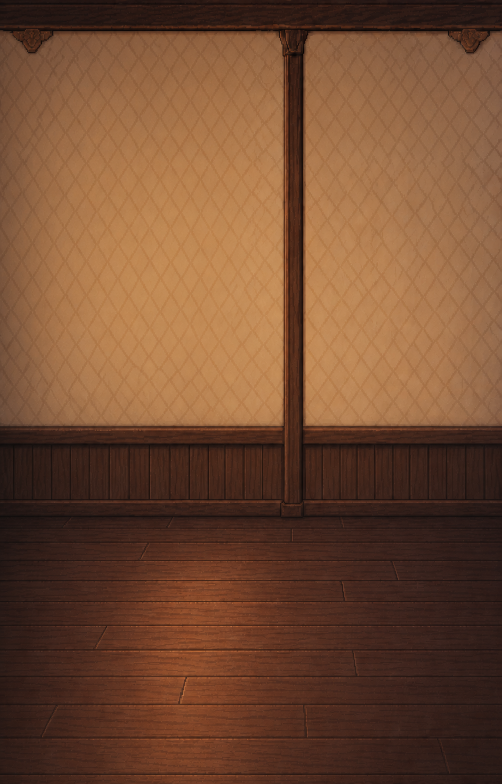
#> input picture docs/assets/room-layer-sources/v1/empty-room-background-source.png, 1003 x 1568 px (shown at 1/2 size)
$ python prepareRoomLayerDrafts.py
#> lines starting #> are read from the running program, lines starting #| are printed output that depends on the picture
"""Prepare approved room-layer sources for the 640x800 runtime canvas."""

from pathlib import Path
from PIL import Image, ImageDraw, ImageOps


# Some bundled Windows Python builds decode a Korean script path through the
# active code page. Prefer the caller's project cwd (the documented invocation
# is from the repository root), while retaining a safe direct-run fallback.
ROOT = Path.cwd() if (Path.cwd() / "package.json").exists() else Path(__file__).resolve().parents[1]
SOURCE_DIR = ROOT / "docs" / "assets" / "room-layer-sources" / "v1"
SOURCE_DIR_V2 = ROOT / "docs" / "assets" / "room-layer-sources" / "v2"
OUTPUT_DIR = ROOT / "public" / "sprites" / "room" / "default-night"
PREVIEW_DIR = ROOT / "docs" / "assets" / "room-layer-drafts" / "v1"
CANVAS_SIZE = (640, 800)


def cover_to_canvas(source: Image.Image) -> Image.Image:
    """Match FullSceneRoomRenderer's object-cover/object-center crop."""
    return ImageOps.fit(
        source.convert("RGBA"),
        CANVAS_SIZE,
        method=Image.Resampling.NEAREST,
        centering=(0.5, 0.5),
    )


def place_object(source: Image.Image, box: tuple[int, int, int, int]) -> Image.Image:
    """Crop transparent padding, contain the object in `box`, and keep pixel edges crisp."""
    source = source.convert("RGBA")
    alpha_box = source.getchannel("A").getbbox()
    if alpha_box is None:
        raise ValueError("Room object source has no visible pixels")
    cropped = source.crop(alpha_box)
    x0, y0, x1, y1 = box
    fitted = ImageOps.contain(
        cropped,
        (x1 - x0, y1 - y0),
        method=Image.Resampling.NEAREST,
    )
    canvas = Image.new("RGBA", CANVAS_SIZE, (0, 0, 0, 0))
    x = x0 + ((x1 - x0) - fitted.width) // 2
    y = y1 - fitted.height
    canvas.alpha_composite(fitted, (x, y))
    return canvas


# [12 lines left out: function sheet_quadrant, not called in this run]


def sheet_half(source: Image.Image, column: int) -> Image.Image:
    half_width = source.width // 2
    return source.crop((column * half_width, 0, (column + 1) * half_width, source.height))


# [32 lines left out: functions harden_pixel_alpha, make_lighting_layers, not called in this run]


def main() -> None:
    OUTPUT_DIR.mkdir(parents=True, exist_ok=True)
    PREVIEW_DIR.mkdir(parents=True, exist_ok=True)
    background_source = Image.open(SOURCE_DIR / "empty-room-background-source.png")
#> background_source is the input picture: PIL image 1003x1568 RGB; mean R, G, B 114.7, 75.5, 50.4
    background = cover_to_canvas(background_source)
#> in cover_to_canvas, `return ImageOps.fit( source.convert("RGBA"), CANVAS_SIZE, method=Image..`:
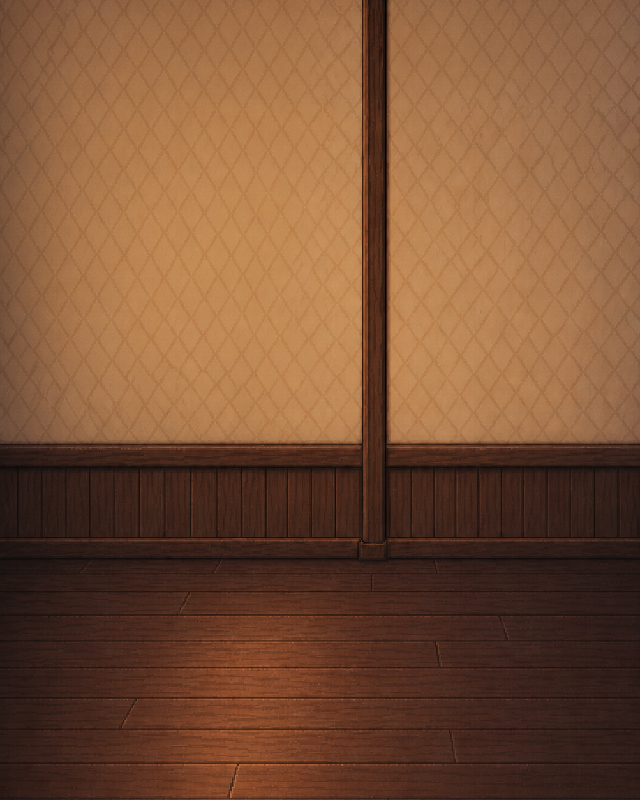
#> returned value: PIL image 640x800 RGBA; mean R, G, B, A 122.2, 81.3, 53.9, 255
    output = OUTPUT_DIR / "background.png"
    background.save(output, format="PNG")
    print(f"Wrote {output} ({background.width}x{background.height}, {background.mode})")
#| Wrote public/sprites/room/default-night/background.png (640x800, RGBA)

    full_canvas_layers = {
        "window-night.png": "window-night-alpha.png",
        "shelf.png": "shelf-alpha.png",
        "rug.png": "rug-alpha.png",
    }
    prepared_layers: dict[str, Image.Image] = {}
    for output_name, source_name in full_canvas_layers.items():
        layer_source = Image.open(SOURCE_DIR / source_name).convert("RGBA")
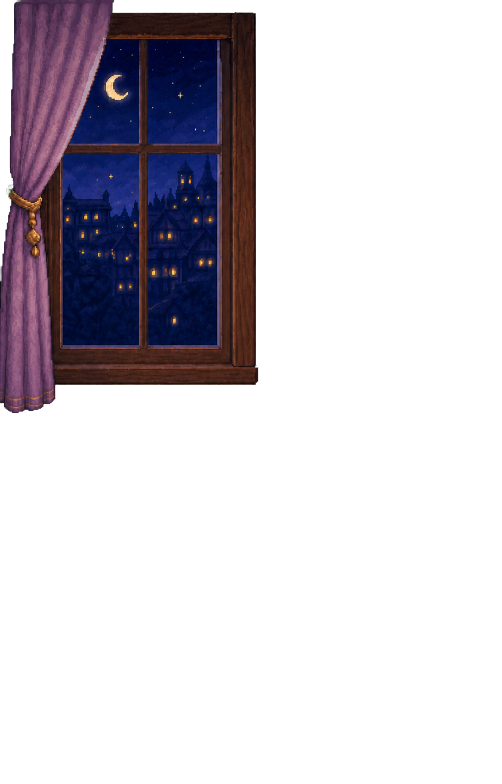
#> input picture docs/assets/room-layer-sources/v1/window-night-alpha.png, 1003 x 1568 px (shown at 1/2 size)
#> layer_source is the input picture: PIL image 1003x1568 RGBA; mean R, G, B, A 13.7, 9.8, 16.4, 61.7
        layer = cover_to_canvas(layer_source)
#> in cover_to_canvas (call 2), `return ImageOps.fit( source.convert("RGBA"), CANVAS_SIZE, method=Image..`:
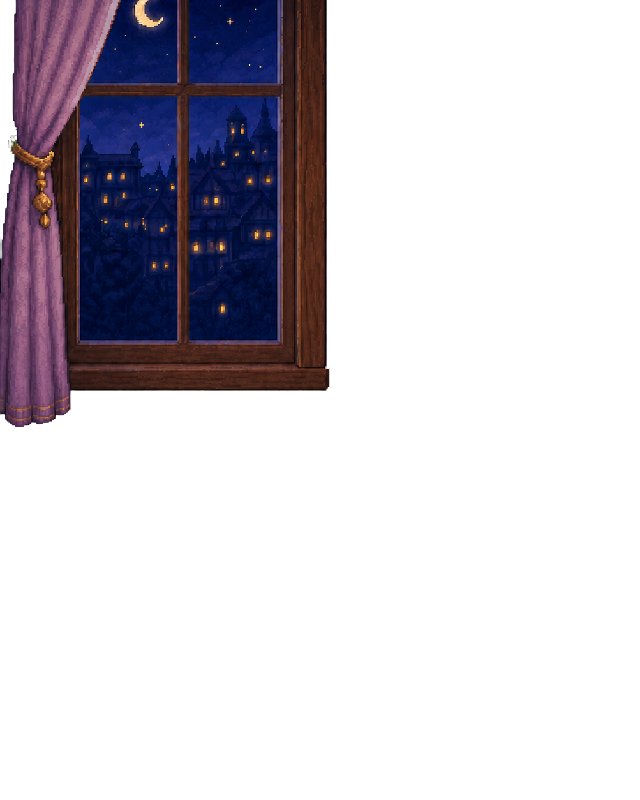
#> returned value: PIL image 640x800 RGBA; mean R, G, B, A 13.8, 10.1, 17, 63.2; transparent parts drawn white
        layer_output = OUTPUT_DIR / output_name
        layer.save(layer_output, format="PNG")
        prepared_layers[output_name] = layer
        print(f"Wrote {layer_output} ({layer.width}x{layer.height}, {layer.mode})")
#| Wrote public/sprites/room/default-night/window-night.png (640x800, RGBA)
#> pass 2 of the loop in main, `for output_name, source_name in full_canvas_layers.items():`:
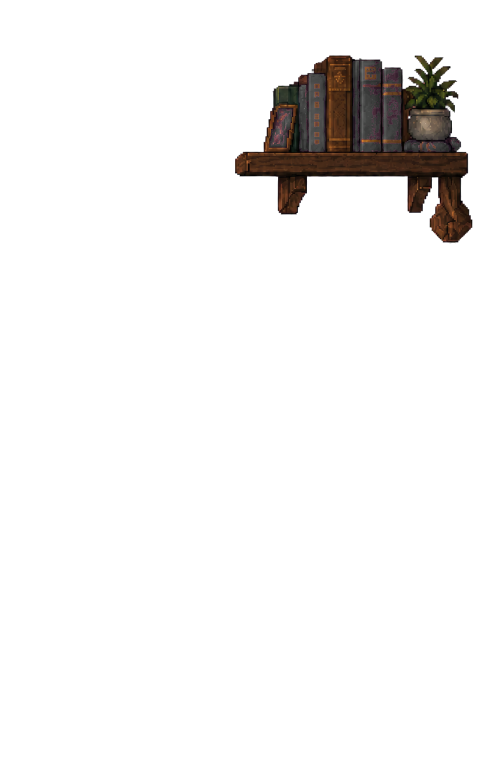
#> input picture docs/assets/room-layer-sources/v1/shelf-alpha.png, 1003 x 1568 px (shown at 1/2 size)
#> in main, layer_source is the input picture: PIL image 1003x1568 RGBA; mean R, G, B, A 3.6, 2.6, 1.9, 15.4
#| Wrote public/sprites/room/default-night/shelf.png (640x800, RGBA)
#> pass 3 of the loop in main, `for output_name, source_name in full_canvas_layers.items():`:
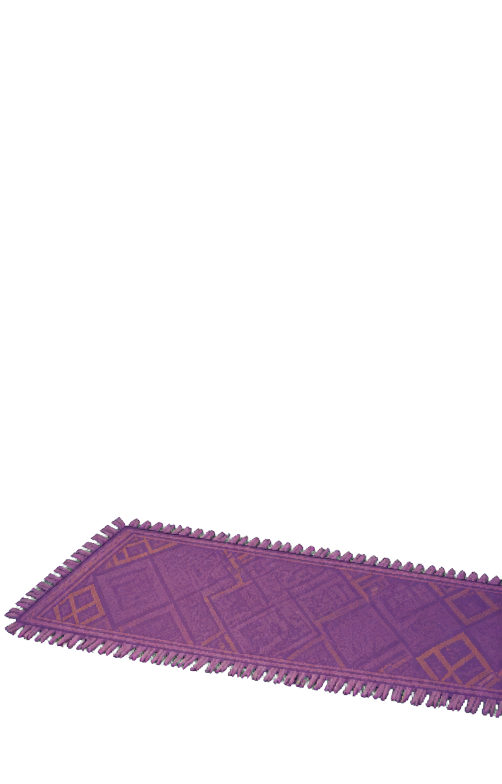
#> input picture docs/assets/room-layer-sources/v1/rug-alpha.png, 1003 x 1568 px (shown at 1/2 size)
#> in main, layer_source is the input picture: PIL image 1003x1568 RGBA; mean R, G, B, A 20.6, 12.5, 19.9, 39.9
#> in cover_to_canvas (call 4), `return ImageOps.fit( source.convert("RGBA"), CANVAS_SIZE, method=Image..`:
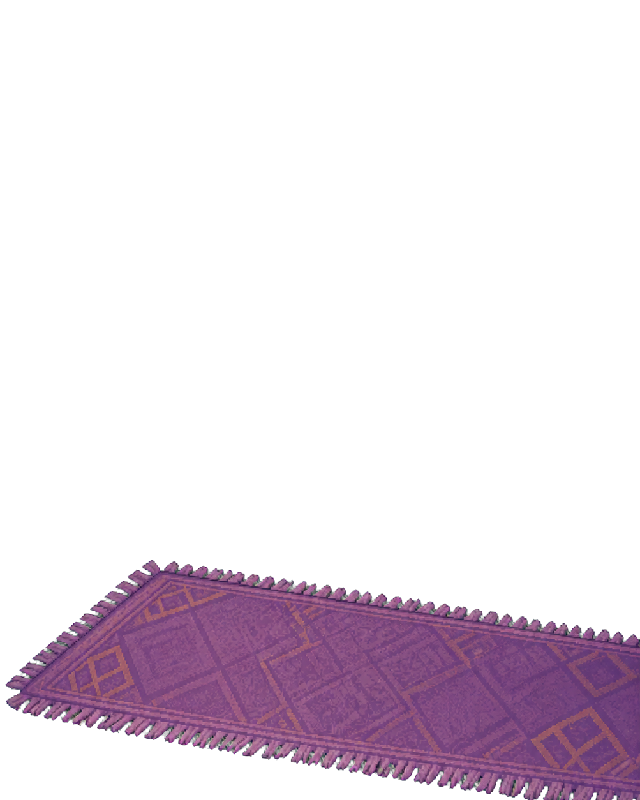
#> returned value: PIL image 640x800 RGBA; mean R, G, B, A 25.6, 15.5, 24.8, 49.6; transparent parts drawn white
#| Wrote public/sprites/room/default-night/rug.png (640x800, RGBA)

    object_layers = {
        # The chair belongs behind the avatar. Its seat deliberately reaches
        # behind the desk so no lower-body seam is visible.
        "desk-back.png": ("desk-back-chair-alpha.png", (285, 205, 515, 655)),
        # Both state variants start from the same approved desk art. Keeping
        # separate files preserves the manifest's state contract and allows a
        # study-specific redraw later without touching renderer code.
        "desk-front.png": ("desk-front-alpha.png", (5, 395, 635, 745)),
        "desk-front-study.png": ("desk-front-alpha.png", (5, 395, 635, 745)),
    }
    for output_name, (source_name, box) in object_layers.items():
        layer = place_object(Image.open(SOURCE_DIR / source_name), box)
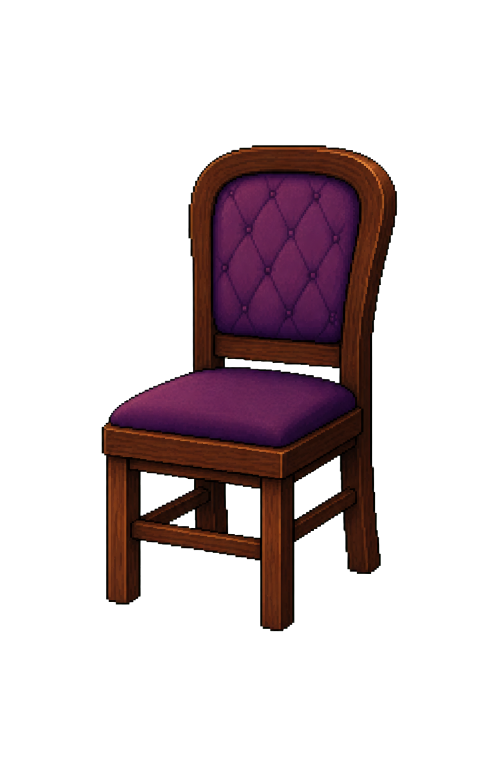
#> input picture docs/assets/room-layer-sources/v1/desk-back-chair-alpha.png, 1003 x 1568 px (shown at 1/2 size)
#> in place_object, source is the input picture: PIL image 1003x1568 RGBA; mean R, G, B, A 15.8, 6.1, 8.2, 55.9
#> in place_object, `alpha_box = source.getchannel("A").getbbox()`: alpha_box = (203, 290, 795, 1263)
#> in place_object, `cropped = source.crop(alpha_box)`:
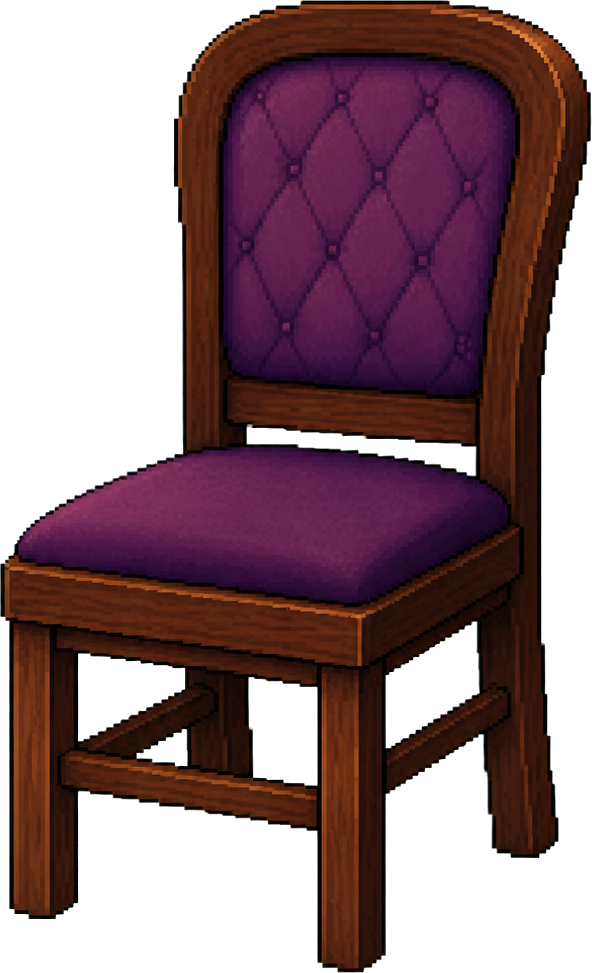
#> cropped: PIL image 592x973 RGBA; mean R, G, B, A 43.2, 16.5, 22.3, 152.7; transparent parts drawn white
#> in place_object, `fitted = ImageOps.contain( cropped, (x1 - x0, y1 - y0), method=Image.R..`:
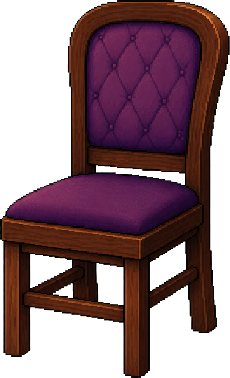
#> fitted: PIL image 230x378 RGBA; mean R, G, B, A 43.1, 16.5, 22.3, 152.8; transparent parts drawn white
#> in place_object, `canvas = Image.new("RGBA", CANVAS_SIZE, (0, 0, 0, 0))`: canvas: PIL image 640x800 RGBA; every value is 0
#> in place_object, `canvas.alpha_composite(fitted, (x, y))`:
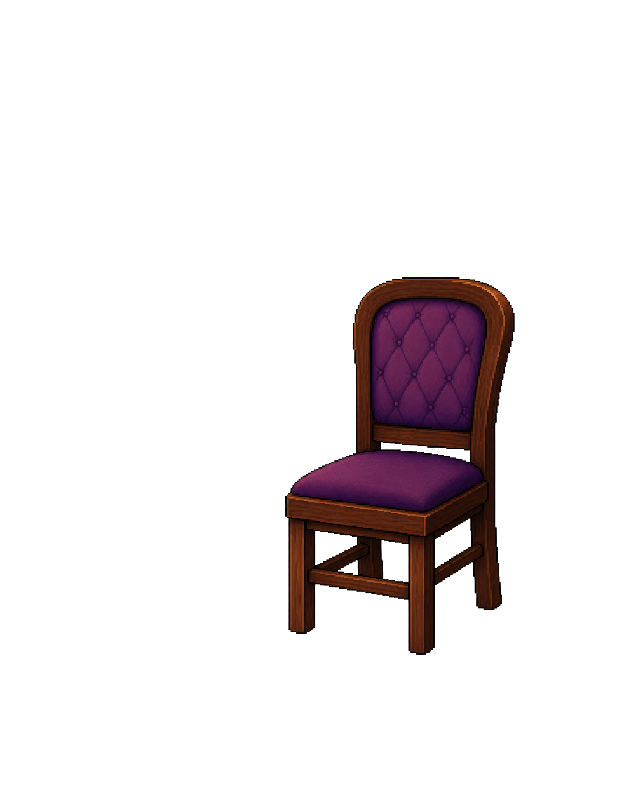
#> canvas: PIL image 640x800 RGBA; mean R, G, B, A 7.3, 2.8, 3.8, 25.9; transparent parts drawn white
        layer_output = OUTPUT_DIR / output_name
        layer.save(layer_output, format="PNG")
        prepared_layers[output_name] = layer
        print(f"Wrote {layer_output} ({layer.width}x{layer.height}, {layer.mode})")
#| Wrote public/sprites/room/default-night/desk-back.png (640x800, RGBA)
#> pass 2 of the loop in main, `for output_name, (source_name, box) in object_layers.items():`:
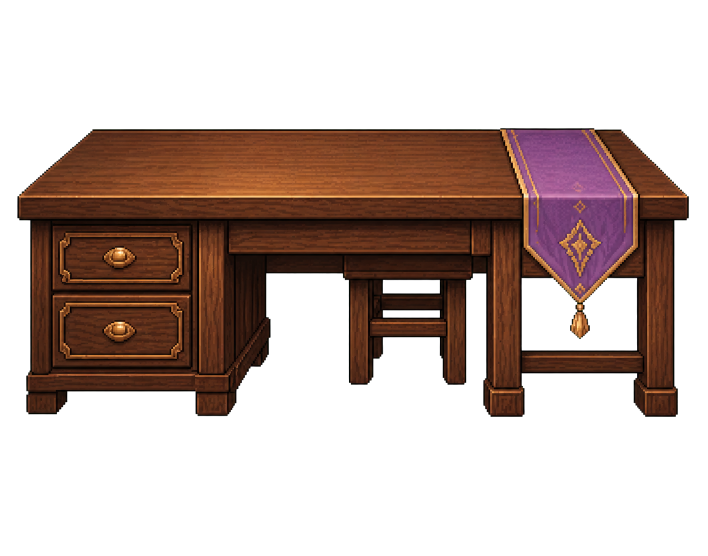
#> input picture docs/assets/room-layer-sources/v1/desk-front-alpha.png, 1416 x 1111 px (shown at 1/2 size)
#> in place_object, source is the input picture: PIL image 1416x1111 RGBA; mean R, G, B, A 34.4, 18.4, 12.9, 93.1
#> alpha_box = (34, 256, 1378, 834)
#> cropped: PIL image 1344x578 RGBA
#> fitted: PIL image 630x271 RGBA
#> in place_object (call 2), `canvas.alpha_composite(fitted, (x, y))`:
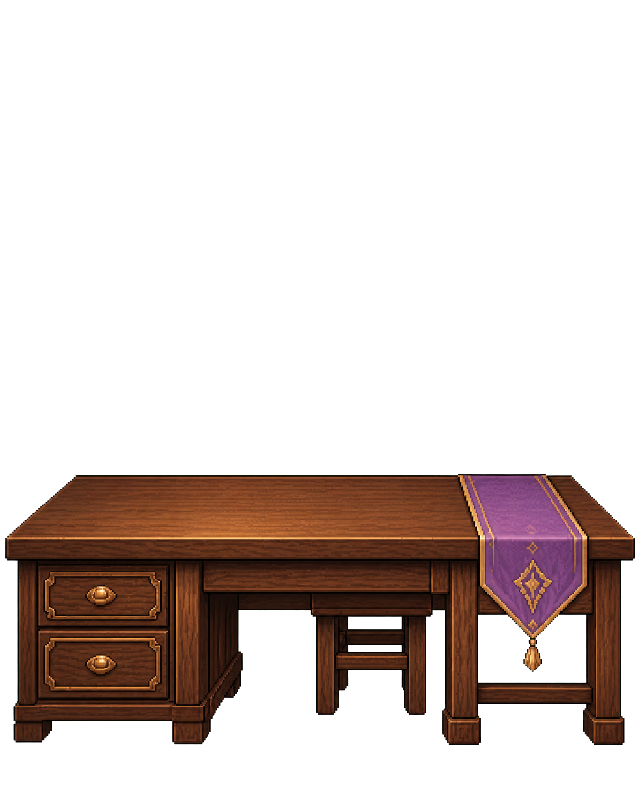
#> canvas: PIL image 640x800 RGBA; mean R, G, B, A 23.2, 12.4, 8.7, 62.9; transparent parts drawn white
#| Wrote public/sprites/room/default-night/desk-front.png (640x800, RGBA)
#> pass 3 of the loop in main, `for output_name, (source_name, box) in object_layers.items():`:
#| Wrote public/sprites/room/default-night/desk-front-study.png (640x800, RGBA)

#> (the run stopped early here; a loop or call above may not have finished)
